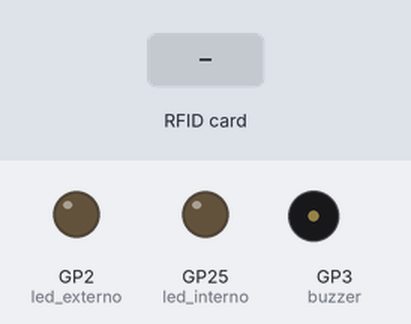
A program run on a simulated Raspberry Pi Pico running CircuitPython. On the bench: output pins drawn as LEDs (lit = HIGH), buzzer (waves = sounding, pin HIGH). The test bench sets the inputs (shaded band). The RFID card's data blocks start empty; web requests get an empty 200 reply after 0.4 s; library files of the repository ran but are not shown: secrets.py; what the program prints to the serial console is not drawn.

Above: at 5.0 s.
5.1 s: RFID card 05 06 08 09 held to the reader
At 6.2 s:
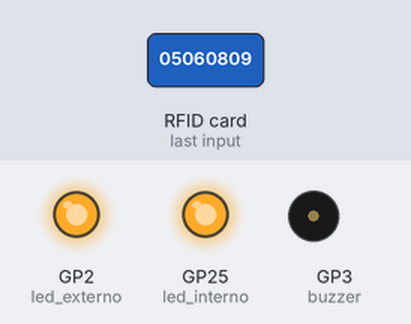
At 8.31 s:
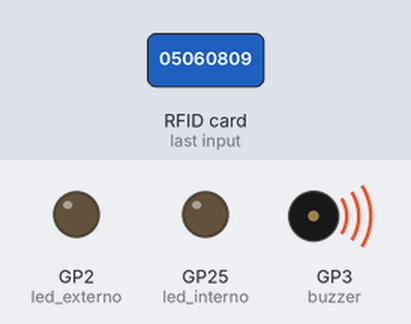
9.8 s: RFID card 5E 7A 19 C4 held to the reader
At 11.56 s:
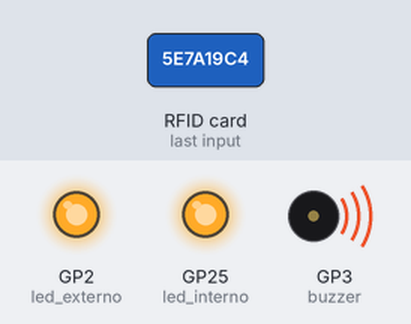
Timing chart, 0 to 14.6 s (numbered marks = the images above; inputs shaded):
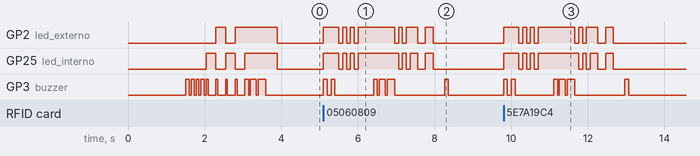

The program:

code.py
```python
"""
=== LEITOR RFID PN532 COM DUAL LED E BUZZER ===

Conexões HW-147 PN532:
- VCC → 3.3V (pino 36)
- GND → GND (pino 38)
- SDA → GPIO0 (pino 1)
- SCL → GPIO1 (pino 2)

Conexões LED Externo:
- GPIO2 (pino 4) → Resistor 220Ω → LED (+)
- GND (qualquer pino GND) → LED (-)

Conexões Buzzer:
- GPIO3 (pino 5) → Buzzer (+)
- GND (qualquer pino GND) → Buzzer (-)

LEDs utilizados:
- LED interno do Pico W (automático)
- LED externo no GPIO2 (pino 4)

Buzzer:
- Buzzer ativo no GPIO3 (pino 5)
"""

import board
import busio
from digitalio import DigitalInOut, Direction
import adafruit_pn532.i2c
import time

from enviar_para_backend import enviar_para_backend


# Configuração dos LEDs
led_interno = DigitalInOut(board.LED)  # LED interno do Pico W
led_interno.direction = Direction.OUTPUT

led_externo = DigitalInOut(board.GP2)  # LED externo no GPIO2 (pino 4)
led_externo.direction = Direction.OUTPUT

# Configuração do Buzzer
buzzer = DigitalInOut(board.GP3)  # Buzzer no GPIO3 (pino 5)
buzzer.direction = Direction.OUTPUT

# Configuração I2C
# Usando os pinos corretos para o Raspberry Pi Pico W
i2c = busio.I2C(board.GP1, board.GP0)  # SCL=GP1, SDA=GP0

# Criar instância do PN532 via I2C
pn532 = adafruit_pn532.i2c.PN532_I2C(i2c, debug=False)

def beep_curto(duracao=0.1):
    """Emite um beep curto"""
    buzzer.value = True
    time.sleep(duracao)
    buzzer.value = False

def beep_longo(duracao=0.5):
    """Emite um beep longo"""
    buzzer.value = True
    time.sleep(duracao)
    buzzer.value = False

def beeps_multiplos(quantidade=3, duracao=0.1, pausa=0.1):
    """Emite múltiplos beeps"""
    for _ in range(quantidade):
        buzzer.value = True
        time.sleep(duracao)
        buzzer.value = False
        if _ < quantidade - 1:  # Não pausar após o último beep
            time.sleep(pausa)

def som_sucesso():
    """Som característico de sucesso - 3 beeps crescentes"""
    beep_curto(0.1)
    time.sleep(0.05)
    beep_curto(0.15)
    time.sleep(0.05)
    beep_longo(0.2)

def som_erro():
    """Som característico de erro - 2 beeps longos"""
    beep_longo(0.3)
    time.sleep(0.1)
    beep_longo(0.3)

def som_inicializacao():
    """Som de inicialização - sequência musical"""
    tons = [0.1, 0.08, 0.06, 0.1]
    for tom in tons:
        buzzer.value = True
        time.sleep(tom)
        buzzer.value = False
        time.sleep(0.05)

def piscar_leds(vezes=3, duracao=0.2, com_som=False):
    """Faz ambos os LEDs piscarem simultaneamente"""
    for _ in range(vezes):
        led_interno.value = True
        led_externo.value = True
        if com_som:
            buzzer.value = True
            time.sleep(0.05)
            buzzer.value = False
        time.sleep(duracao)
        led_interno.value = False
        led_externo.value = False
        time.sleep(duracao)

def leds_ligados():
    """Liga ambos os LEDs"""
    led_interno.value = True
    led_externo.value = True

def leds_desligados():
    """Desliga ambos os LEDs"""
    led_interno.value = False
    led_externo.value = False

def piscar_alternado(ciclos=3, duracao=0.2, com_som=False):
    """Faz os LEDs piscarem alternadamente"""
    for i in range(ciclos):
        # LED interno ligado, externo desligado
        led_interno.value = True
        led_externo.value = False
        if com_som:
            buzzer.value = True
            time.sleep(0.05)
            buzzer.value = False
        time.sleep(duracao)
        # LED externo ligado, interno desligado
        led_interno.value = False
        led_externo.value = True
        if com_som:
            buzzer.value = True
            time.sleep(0.05)
            buzzer.value = False
        time.sleep(duracao)
    # Desligar ambos
    leds_desligados()

def inicializar_pn532():
    """Inicializa e configura o módulo PN532"""
    try:
        # Sequência de inicialização com LEDs alternados e som
        print("Inicializando PN532...")
        som_inicializacao()
        piscar_alternado(2, 0.2, com_som=True)

        ic, ver, rev, support = pn532.firmware_version
        print(f"PN532 encontrado com versão do firmware: {ver}.{rev}")
        pn532.SAM_configuration()

        # Ambos os LEDs acesos e som de sucesso
        leds_ligados()
        som_sucesso()
        time.sleep(0.3)
        leds_desligados()
        print("Inicialização concluída com sucesso!")

        return True
    except Exception as e:
        print(f"Erro ao inicializar PN532: {e}")
        # Som de erro e piscar rápido
        som_erro()
        piscar_leds(10, 0.05, com_som=True)
        return False

def ler_mifare_classic(uid):
    """Tenta ler dados de um cartão MiFare Classic"""
    uid = list(uid)
    try:
        # Chave padrão para MiFare Classic (geralmente funciona com cartões novos)
        key = [0xFF, 0xFF, 0xFF, 0xFF, 0xFF, 0xFF]

        print("Tentando ler dados do cartão MiFare Classic...")

        # Tentar autenticar e ler o bloco 4 (primeiro bloco de dados do setor 1)
        if pn532.mifare_classic_authenticate_block(uid, 4, 0x60, key):
            data = pn532.mifare_classic_read_block(4)
            if data:
                print(f"Dados do bloco 4: {[hex(x) for x in data]}")
                # Tentar decodificar como texto (se possível)
                try:
                    texto = ''.join([chr(x) for x in data if 32 <= x <= 126])
                    if texto:
                        print(f"Texto legível: '{texto}'")
                except:
                    pass

            # Tentar ler mais alguns blocos
            for bloco in [5, 6, 8, 9, 10]:
                try:
                    if pn532.mifare_classic_authenticate_block(uid, bloco, 0x60, key):
                        data = pn532.mifare_classic_read_block(bloco)
                        if data and any(x != 0 for x in data):  # Só mostrar se não for vazio
                            print(f"Dados do bloco {bloco}: {[hex(x) for x in data]}")
                except:
                    continue
        else:
            print("Não foi possível autenticar com a chave padrão")
            print("Cartão pode estar protegido ou usar chaves customizadas")

    except Exception as e:
        print(f"Erro ao ler dados MiFare: {e}")

def main():

    """Função principal do programa"""
    print("=" * 60)
    print("=== LEITOR RFID PN532 COM INDICAÇÃO LED ===")
    print("=" * 60)

    if not inicializar_pn532():
        print("Falha na inicialização. Verifique as conexões.")
        return

    print("\nAguardando cartão RFID...")
    print("Aproxime um cartão para leitura...")
    print("Pressione Ctrl+C para sair\n")

    while True:
        try:
            # Tentar ler um cartão (timeout de 1 segundo)
            uid = pn532.read_passive_target(timeout=1)

            if uid is not None:
                # Ambos os LEDs acesos durante toda a operação de leitura
                leds_ligados()

                # Som de detecção - 2 beeps curtos
                beeps_multiplos(2, 0.1, 0.1)

                print("=" * 60)
                print("🔍 CARTÃO DETECTADO!")
                print("=" * 60)

                # Piscar ambos os LEDs para confirmar detecção
                piscar_leds(3, 0.1)
                leds_ligados()  # Manter ambos acesos durante leitura

                # Informações básicas do cartão
                print(f"📋 INFORMAÇÕES DO CARTÃO:")
                print(f"   UID (hex): {' '.join(['%02X' % i for i in uid])}")
                print(f"   UID (decimal): {uid}")
                print(f"   UID (string): {''.join(['%02X' % i for i in uid])}")
                print(f"   Tamanho do UID: {len(uid)} bytes")

                # Determinar e mostrar tipo do cartão
                if len(uid) == 4:
                    tipo_cartao = "MiFare Classic 1K/4K"
                    print(f"   Tipo: {tipo_cartao}")
                    enviar_para_backend(uid, tipo_cartao)

                    print(f"   Capacidade: Provavelmente 1KB ou 4KB")
                    print("\n📖 TENTANDO LER DADOS:")
                    ler_mifare_classic(uid)
                elif len(uid) == 7:
                    tipo_cartao = "MiFare Ultralight"
                    print(f"   Tipo: {tipo_cartao}")
                    print(f"   Capacidade: Provavelmente 512 bits")
                else:
                    tipo_cartao = f"Desconhecido ({len(uid)} bytes)"
                    print(f"   Tipo: {tipo_cartao}")

                print("\n" + "=" * 60)
                print("✅ LEITURA CONCLUÍDA")
                print("=" * 60)

                # Som de sucesso na leitura
                som_sucesso()

                # Sequência especial para indicar fim da leitura
                piscar_alternado(2, 0.1)  # Piscar alternado
                piscar_leds(2, 0.2)       # Depois ambos juntos

                # Aguardar remoção do cartão
                print("🔄 Remova o cartão para continuar...")
                while pn532.read_passive_target(timeout=0.1) is not None:
                    time.sleep(0.1)

                # Som quando cartão é removido - beep curto
                beep_curto(0.1)
                leds_desligados()  # Desligar ambos os LEDs quando cartão for removido
                print("✅ Cartão removido. Pronto para próxima leitura.\n")

        except KeyboardInterrupt:
            print("\n" + "=" * 60)
            print("🛑 ENCERRANDO PROGRAMA...")
            print("=" * 60)
            leds_desligados()  # Garantir que ambos os LEDs sejam desligados ao sair
            break

        except Exception as e:
            print(f"❌ Erro na leitura: {e}")
            # Som de erro e piscar rapidamente ambos os LEDs
            som_erro()
            piscar_leds(5, 0.05)
            leds_desligados()
            time.sleep(1)

        # Pequena pausa para não sobrecarregar o sistema
        time.sleep(0.1)

# Executar programa principal
if __name__ == "__main__":
    main()
```

enviar_para_backend.py
```python
import time
import wifi
import socketpool
import adafruit_requests
from secrets import secrets

# === CONEXÃO COM O WI-FI ===
print("🔌 Conectando ao Wi-Fi...")
wifi.radio.connect(secrets["ssid"], secrets["password"])
print("✅ Conectado ao Wi-Fi!")
print("📡 Endereço IP:", wifi.radio.ipv4_address)

# === CRIAÇÃO DE SESSÃO HTTP ===
pool = socketpool.SocketPool(wifi.radio)
requests = adafruit_requests.Session(pool, ssl_context=None)

# === FUNÇÃO DE ENVIO ===
def enviar_para_backend(uid_bytes, tipo):
    try:
        uid_lista = list(uid_bytes)  # <- converte o bytearray em lista de ints
        uid_str = ''.join(['%02X' % b for b in uid_lista])
        payload = {
            "uid": uid_str,
            "tipo": tipo
        }

        url = "http://192.168.1.4:3001/api/rfid/leitura"
        headers = {"Content-Type": "application/json"}

        print(f"📤 Enviando para backend: {payload}")
        response = requests.post(url, json=payload, headers=headers)
        print("📬 Resposta:", response.status_code, response.text)
        response.close()

    except Exception as e:
        print(f"❌ Erro ao enviar para backend: {e}")
```

Measured:
- after the input at 5.1 s, GP2 (led_externo): LOW → HIGH at once, → LOW 0.40 s later, → HIGH 0.10 s later, → LOW 0.10 s later, … (14 changes in this stretch); GP25 (led_interno): LOW → HIGH at once, → LOW 0.40 s later, → HIGH 0.10 s later, → LOW 0.10 s later, … (14 changes in this stretch)
- after the input at 9.8 s, GP2 (led_externo): LOW → HIGH at once, → LOW 0.40 s later, → HIGH 0.10 s later, → LOW 0.10 s later, … (14 changes in this stretch); GP25 (led_interno): LOW → HIGH at once, → LOW 0.40 s later, → HIGH 0.10 s later, → LOW 0.10 s later, … (14 changes in this stretch)
